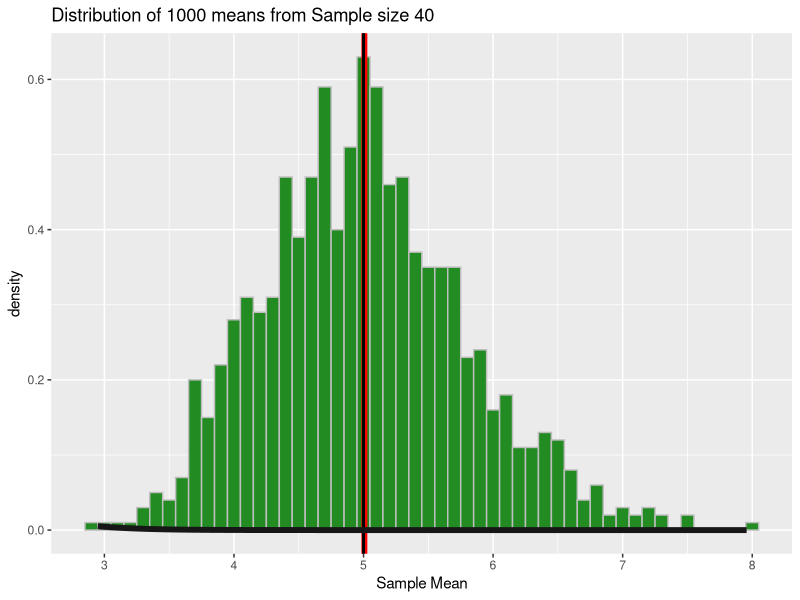

R code for this plot:
## ---- chunk 1
library(ggplot2); library(dplyr)
set.seed(741)
## ---- chunk 2
nosim <- 1000
n <- 40
lambda = 0.2
## ---- chunk 3
simulation <- matrix(rexp(nosim * n, lambda), nosim)
print(paste(nrow(simulation),"rows","by", ncol(simulation),"columns"))
## ---- chunk 4
colMeans <- apply(simulation, 1, mean)
meanAll <- mean(colMeans)
sdAll <- sd(colMeans)
## ---- chunk 5
cat(paste("The observed mean of samples is", meanAll))
## ---- chunk 6
cat(paste("the observed standard deviation of means is", sdAll))
## ---- chunk 7
# First we plot the relative density of each sample mean
ggplot(data = data.frame(colMeans), aes(x = colMeans)) + 
    geom_histogram(binwidth = 0.1, aes(y= ..density..), fill = "forest green", 
    color = "gray") + xlab("Sample Mean") +
# Place a Yellow vertical line to show where the distribution is centered
    geom_vline(xintercept = meanAll, size = 2, color = "red") +
# Use a Black Line to represent the theoretical mean
    geom_vline(xintercept = 5, size = 1, color = "black") +
# Superimpose the Normal Distibution
    stat_function(fun = dnorm, color = "gray9", size = 2, 
    arg = list(mean = 1/lambda, sd = 1/lambda*(1/sqrt(n)))) +
    ggtitle("Distribution of 1000 means from Sample size 40") 
## ---- chunk 8
simulation <- data.frame(simulation)
sds <- apply(simulation, 1, sd)
simulation <- data.frame(simulation,colMeans, sds)
simulation <- simulation %>% mutate(CI = 
                (colMeans - 1.96 * sds / sqrt(n) < 1/lambda) & 
                (colMeans + 1.96 * sds / sqrt(n) > 1/lambda))
percent <- mean(simulation$CI)
